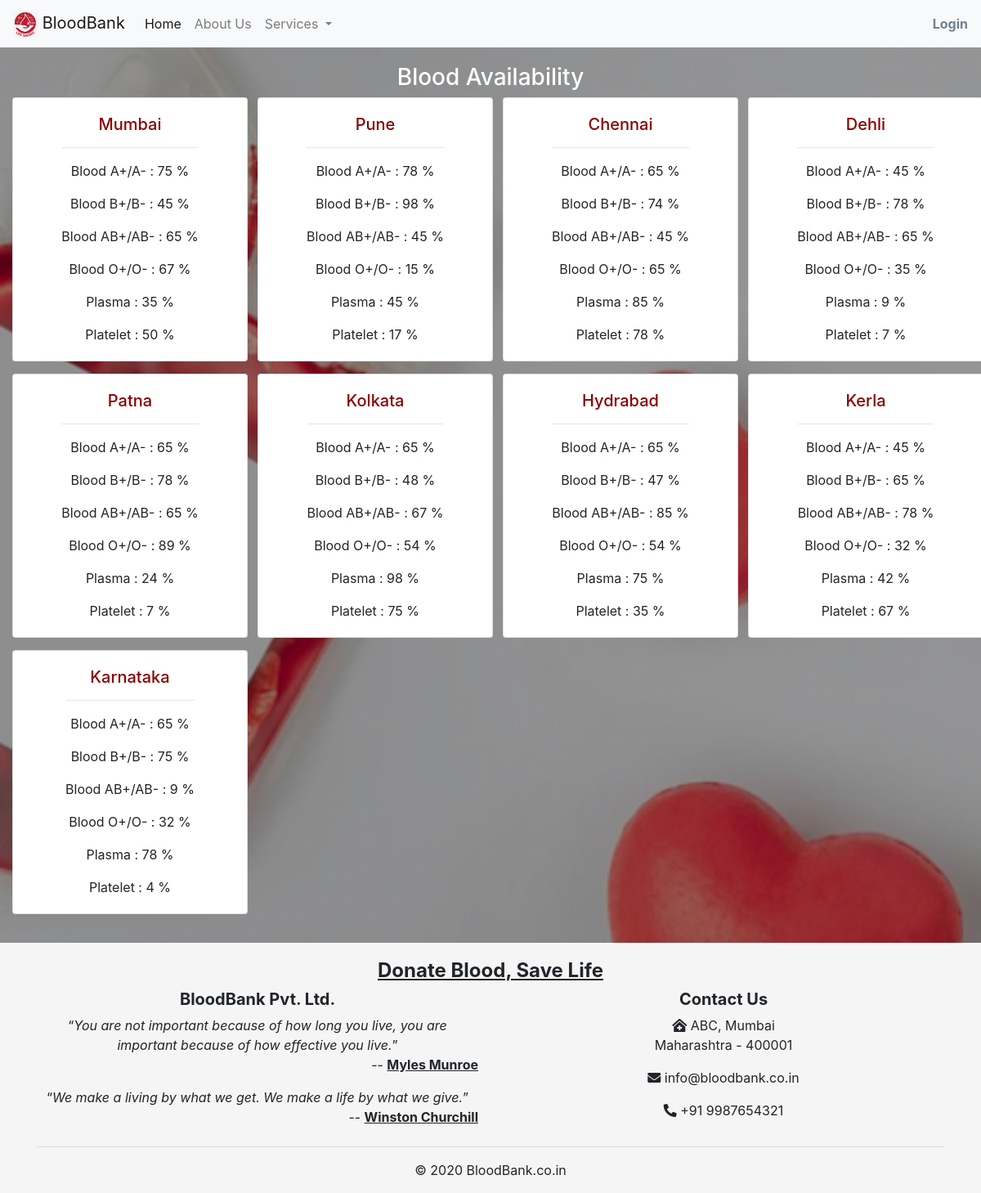
Page /availibility/ on the committed database.
### availibility/models.py (models this page shows, shortened)
class BloodAvailibility(models.Model):
	location = models.CharField(max_length=50)
	blood_a = models.IntegerField()
	blood_b = models.IntegerField()
	blood_ab = models.IntegerField()
	blood_o = models.IntegerField()
	plasma = models.IntegerField()
	platelet = models.IntegerField()

### availibility/views.py (the view)
# urls.py: path('', availibility, name='availibility'),
def availibility(request):
	availibility = BloodAvailibility.objects.all()
	return render(request, 'availibility.html', {'availibility': availibility})

### templates/availibility.html (shortened to what this page needs)
{% extends 'index.html' %}
{% block content %}
<div class="availibility container-fluid">
	<center><h3>Blood Availability</h3></center>
	<div class="row">
		{% for avail in availibility %}
		<div class="col-sm-3">
			<div class="card" style="width: 18rem;">
			  <div class="card-body">
			    <h5 class="card-title" style="color: darkred">{{ avail.location }}</h5>
			    <hr>
			    <p class="card-text">Blood A+/A- : {{avail.blood_a}} %</p>
			    <p class="card-text">Blood B+/B- : {{avail.blood_b}} %</p>
			    <p class="card-text">Blood AB+/AB- : {{avail.blood_ab}} %</p>
			    <p class="card-text">Blood O+/O- : {{avail.blood_o}} %</p>
			    <p class="card-text">Plasma : {{avail.plasma}} %</p>
			    <p class="card-text">Platelet : {{avail.platelet}} %</p>
			  </div>
			</div>
		</div>
		{% endfor %}
	</div>
</div>
{% endblock %}

### templates/index.html (shortened to what this page needs)
<!DOCTYPE html>
{% load static %}
<html lang="en">
<head>
    <link rel="stylesheet" href="{% static 'css/main.css' %}">
    <link rel="stylesheet" href="{% static 'css/about.css' %}">
    <link rel="stylesheet" href="{% static 'css/accounts.css' %}">
      <link rel="stylesheet" href="{% static 'css/availibility.css' %}">
    <link rel="stylesheet" href="https://stackpath.bootstrapcdn.com/bootstrap/4.5.2/css/bootstrap.min.css">
    <link rel="stylesheet" href="https://pro.fontawesome.com/releases/v5.10.0/css/all.css"/>
</head>
<body>
    <header>
        <nav class="navbar navbar-expand-lg navbar-light bg-light">
            <a class="navbar-brand" href="{% url 'index' %}"><img src="{% static 'images/logo.png' %}" alt="logo" height="30px" width="30px"> BloodBank</a>
            <div class="collapse navbar-collapse" id="navbarSupportedContent">
              <ul class="navbar-nav mr-auto">
                <li class="nav-item active">
                  <a class="nav-link" href="{% url 'index' %}">Home <span class="sr-only">(current)</span></a>
                </li>
                <li class="nav-item">
                  <a class="nav-link" href="{% url 'about' %}">About Us</a>
                </li>
                <li class="nav-item dropdown">
                  <a class="nav-link dropdown-toggle" href="#" id="navbarDropdown" role="button" data-toggle="dropdown" aria-haspopup="true" aria-expanded="false">
                    Services
                  </a>
                </li>
              </ul>
              <div class="nav-item dropdown navbar-nav">
                {% if user.is_authenticated %}
                <a class="login nav-link dropdown-toggle" href="#" id="navbarDropdown" role="button" data-toggle="dropdown" aria-haspopup="true" aria-expanded="false">
                    Hi, {{user.get_username}}
                  </a>
                  <div class="dropdown-menu  dropdown-menu-right" aria-labelledby="navbarDropdown">
                    <a class="dropdown-item" href="#">My Donations</a>
                    <a class="dropdown-item" href="{% url 'profile' %}">View Profile</a>
                    <div class="dropdown-divider"></div>
                    <a href="{% url 'logout' %}"><center><button type="button" class="btn btn-primary btn-sm">Logout</button></center></a>
                  </div>
                {% else %}
                <a class="login" href="{% url 'login' %}">Login</a>
                {% endif %}
              </div>
            </div>
        </nav>
    </header>
    <div class="main-container">
        {% block content %}{% endblock %}
    </div>
    <footer>
        <h4><u>Donate Blood, Save Life</u></h4>
        <div class="container">
            <div class="row">
                <div class="col">
                    <h5><b>BloodBank Pvt. Ltd.</b></h5>
                    <p>“<i>You are not important because of how long you live, you are important because of how effective you live.</i>”<br>
                        <span style="float: right;">-- <u><b>Myles Munroe</b></u></span></p>
                    <br>
                    <p>“<i>We make a living by what we get. We make a life by what we give.</i>”<br>
                        <span style="float: right;">-- <u><b>Winston Churchill</b></u></span></p>
                </div>
                <div class="col">
                    <h5><b>Contact Us</b></h5>
                    <address><i class="fas fa-clinic-medical"></i> ABC, Mumbai<br>Maharashtra - 400001</address>
                    <p><i class="fas fa-envelope"></i> info@bloodbank.co.in</p>
                    <p><i class="fas fa-phone-alt"></i> +91 9987654321</p>
                </div>
            </div>
            <hr>
            <div class="row">
                <div class="col"><p>&copy; 2020 BloodBank.co.in</p></div>
            </div>
        </div>
    </footer>
</body>
</html>

### static/css/main.css (style rules this page uses)
* { padding: 0; margin: 0; }
.container-fluid { text-align: center; }
.login { text-decoration: none; color: slategray; font-weight: bold; }
footer { width: 100%; padding-left: 20px; padding-top: 20px; padding-right: 20px; background-color: whitesmoke; text-align: center; }
footer h4 { font-weight: bolder; }
.col-sm-3 { text-align: center; }
.card { align-items: center; margin-bottom: 15px; }

### static/css/availibility.css (style rules this page uses)
.availibility { padding: 20px; }
h3 { color: white; }

### rows in the picture
BloodAvailibility: location "Mumbai", blood_a "75", blood_b "45", blood_ab "65", blood_o "67", plasma "35", platelet "50"
BloodAvailibility: location "Pune", blood_a "78", blood_b "98", blood_ab "45", blood_o "15", plasma "45", platelet "17"
BloodAvailibility: location "Chennai", blood_a "65", blood_b "74", blood_ab "45", blood_o "65", plasma "85", platelet "78"
BloodAvailibility: location "Dehli", blood_a "45", blood_b "78", blood_ab "65", blood_o "35", plasma "9", platelet "7"
BloodAvailibility: location "Patna", blood_a "65", blood_b "78", blood_ab "65", blood_o "89", plasma "24", platelet "7"
BloodAvailibility: location "Kolkata", blood_a "65", blood_b "48", blood_ab "67", blood_o "54", plasma "98", platelet "75"
BloodAvailibility: location "Hydrabad", blood_a "65", blood_b "47", blood_ab "85", blood_o "54", plasma "75", platelet "35"
BloodAvailibility: location "Kerla", blood_a "45", blood_b "65", blood_ab "78", blood_o "32", plasma "42", platelet "67"
BloodAvailibility: location "Karnataka", blood_a "65", blood_b "75", blood_ab "9", blood_o "32", plasma "78", platelet "4"
